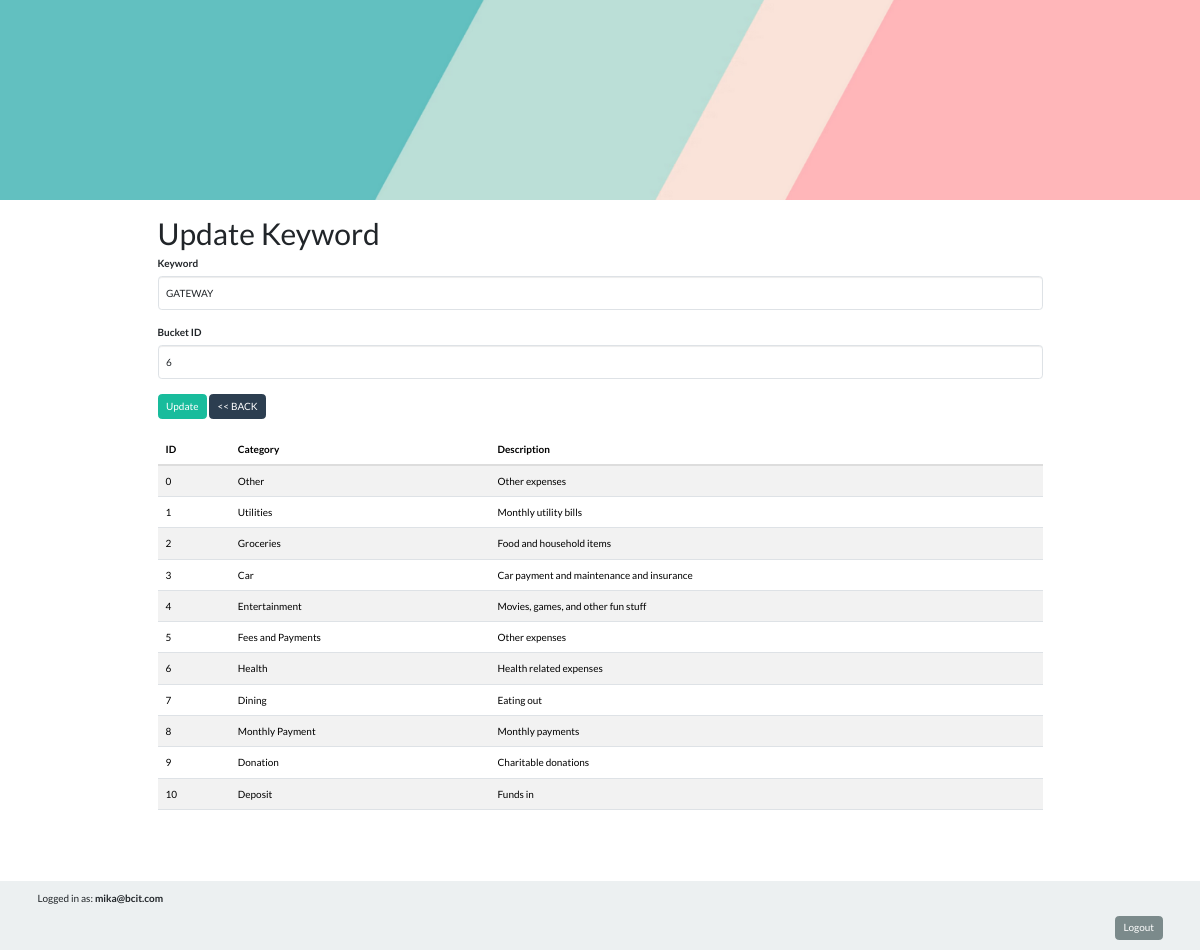
The page /src/actions/update/update_keyword.php?id=3 (signed in) on the database its author committed.
### tables this page shows
CREATE TABLE keywords (
          id INTEGER PRIMARY KEY AUTOINCREMENT,
          keyword VARCHAR(255) UNIQUE NOT NULL,
          bucket_id INTEGER NOT NULL,
          FOREIGN KEY (bucket_id) REFERENCES buckets(id)
      );

CREATE TABLE buckets (
                id INTEGER PRIMARY KEY AUTOINCREMENT,
                category TEXT NOT NULL,
                description TEXT NOT NULL
            );

### src/classes/Keyword.php (called while the page is built, shortened)
<?php
class Keyword
{
  public static function findById($keywordId)
  {
    $db = Database::getConnection();
    $stmt = $db->prepare('SELECT * FROM keywords WHERE id = ?');
    $stmt->bindValue(1, $keywordId, SQLITE3_INTEGER);
    $result = $stmt->execute();
    return $result->fetchArray(SQLITE3_ASSOC);
  }
}

### src/classes/Bucket.php (called while the page is built, shortened)
<?php
class Bucket
{
  public static function fetchAll()
  {
    $db = Database::getConnection();
    $result = $db->query('SELECT * FROM buckets');
    $buckets = [];
    while ($row = $result->fetchArray(SQLITE3_ASSOC)) {
      $buckets[] = $row;
    }
    return $buckets;
  }
}

### src/tables/buckets.php (the view, shortened to what this page needs)
<?php
function displayBuckets($readOnly = true)
{
  $buckets = Bucket::fetchAll();
  if (!empty($buckets)) {
    echo "<table width='100%' class='table table-striped'>";
    echo "<thead>";
    echo "<tr>";
    echo "<th>ID</th>";
    echo "<th>Category</th>";
    echo "<th>Description</th>";
    echo "</tr>";
    echo "</thead>";
    echo "<tbody>";
    foreach ($buckets as $bucket) {
      echo "<tr>";
      echo "<td>" . htmlspecialchars($bucket['id']) . "</td>";
      echo "<td>" . htmlspecialchars($bucket['category']) . "</td>";
      echo "<td>" . htmlspecialchars($bucket['description']) . "</td>";
      echo "</tr>";
    }
    echo "</tbody>";
    echo "</table>";
  } else {
    echo "<p>No bucket records found.</p>";
  }
}

### src/actions/update/update_keyword.php (shortened to what this page needs)
<?php
include($_SERVER['DOCUMENT_ROOT'] . "/src/inc_header.php");
if (isset($_GET['id'])) {
  $keywordId = $_GET['id'];
  $keyword = Keyword::findById($keywordId);
  if ($keyword) {
?>
    <h1>Update Keyword</h1>
    <form action="update_keyword_process.php" method="post">
      <div class="form-group">
        <label for="Keyword" class="control-label">Keyword</label>
        <input type="text" class="form-control" name="Keyword" id="Keyword" value="<?php echo htmlspecialchars($keyword['keyword']); ?>" required>
      </div>
      <div class="form-group">
        <label for="Bucket_Id" class="control-label">Bucket ID</label>
        <input type="text" class="form-control" name="Bucket_Id" id="Bucket_Id" value="<?php echo htmlspecialchars($keyword['bucket_id']); ?>" required>
      </div>
      <div class="form-group">
        <input type="submit" value="Update" name="submit" class="btn btn-success">
        <a href="../../actions/admin/manage_keywords.php" class="btn btn-primary">&lt;&lt; BACK</a>
      </div>
      <?php
      include($_SERVER['DOCUMENT_ROOT'] . "/tables/buckets.php");
      displayBuckets();
      ?>
    </form>
<?php
  } else {
    echo "<p>Keyword with ID $bucketId not found.</p>";
  }
} else {
  echo "<p>No keyword ID provided.</p>";
}
include("../../inc_footer.php");
?>

### rows shown on the page
keywords: Keyword "GATEWAY", Bucket_Id "6"
buckets: id "0", category "Other", description "Other expenses"
buckets: id "1", category "Utilities", description "Monthly utility bills"
buckets: id "2", category "Groceries", description "Food and household items"
buckets: id "3", category "Car", description "Car payment and maintenance and insurance"
buckets: id "4", category "Entertainment", description "Movies, games, and other fun stuff"
buckets: id "5", category "Fees and Payments", description "Other expenses"
buckets: id "6", category "Health", description "Health related expenses"
buckets: id "7", category "Dining", description "Eating out"
buckets: id "8", category "Monthly Payment", description "Monthly payments"
buckets: id "9", category "Donation", description "Charitable donations"
buckets: id "10", category "Deposit", description "Funds in"

### other values the page prints
$_SESSION['user_email'] "mika@bcit.com"
